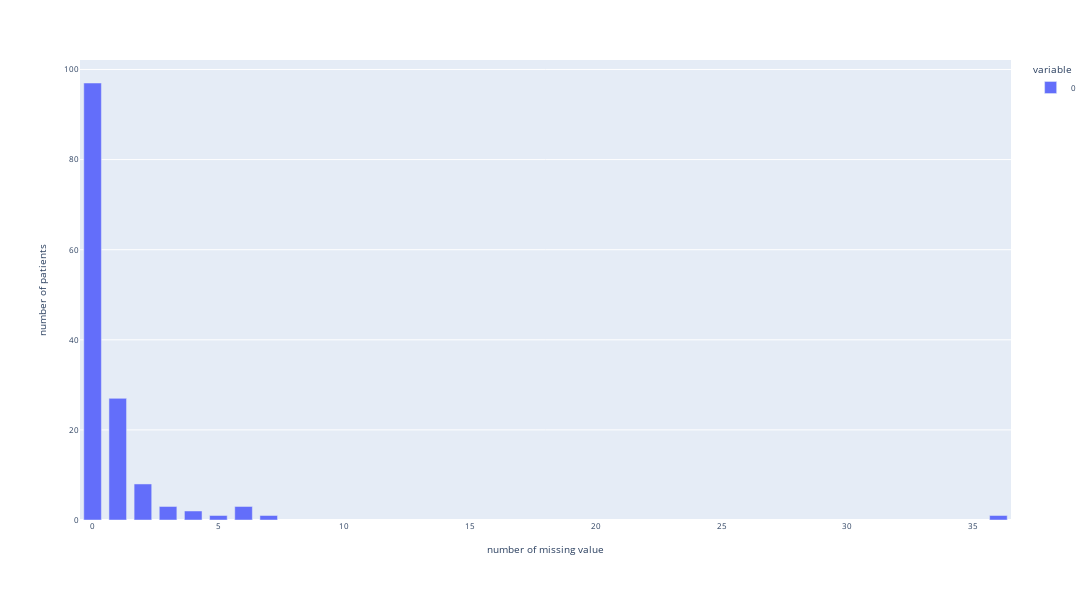

Write notebook code for a chart like this one.
### Code cell
get_plot_na(df, 1)

### Figure 1 — Plotly figure (JSON) as saved in the notebook; plotly's stock layout.template omitted (floating-point values rounded to 4 significant figures)
{"data": [{"alignmentgroup": "True", "hovertemplate": "variable=0<br>number of missing value=%{x}<br>number of patients=%{y}<extra></extra>", "legendgroup": "0", "marker": {"color": "#636efa", "pattern": {"shape": ""}}, "name": "0", "offsetgroup": "0", "orientation": "v", "showlegend": true, "textposition": "auto", "type": "bar", "x": [0, 1, 2, 3, 4, 5, 6, 7, 36], "xaxis": "x", "y": [97, 27, 8, 3, 2, 1, 3, 1, 1], "yaxis": "y"}], "layout": {"bargap": 0.3, "barmode": "relative", "font": {"size": 8}, "height": 600, "legend": {"title": {"text": "variable"}, "tracegroupgap": 0}, "margin": {"t": 60}, "width": 2000, "xaxis": {"anchor": "y", "domain": [0, 1], "title": {"text": "number of missing value"}}, "yaxis": {"anchor": "x", "domain": [0, 1], "title": {"text": "number of patients"}}}}
